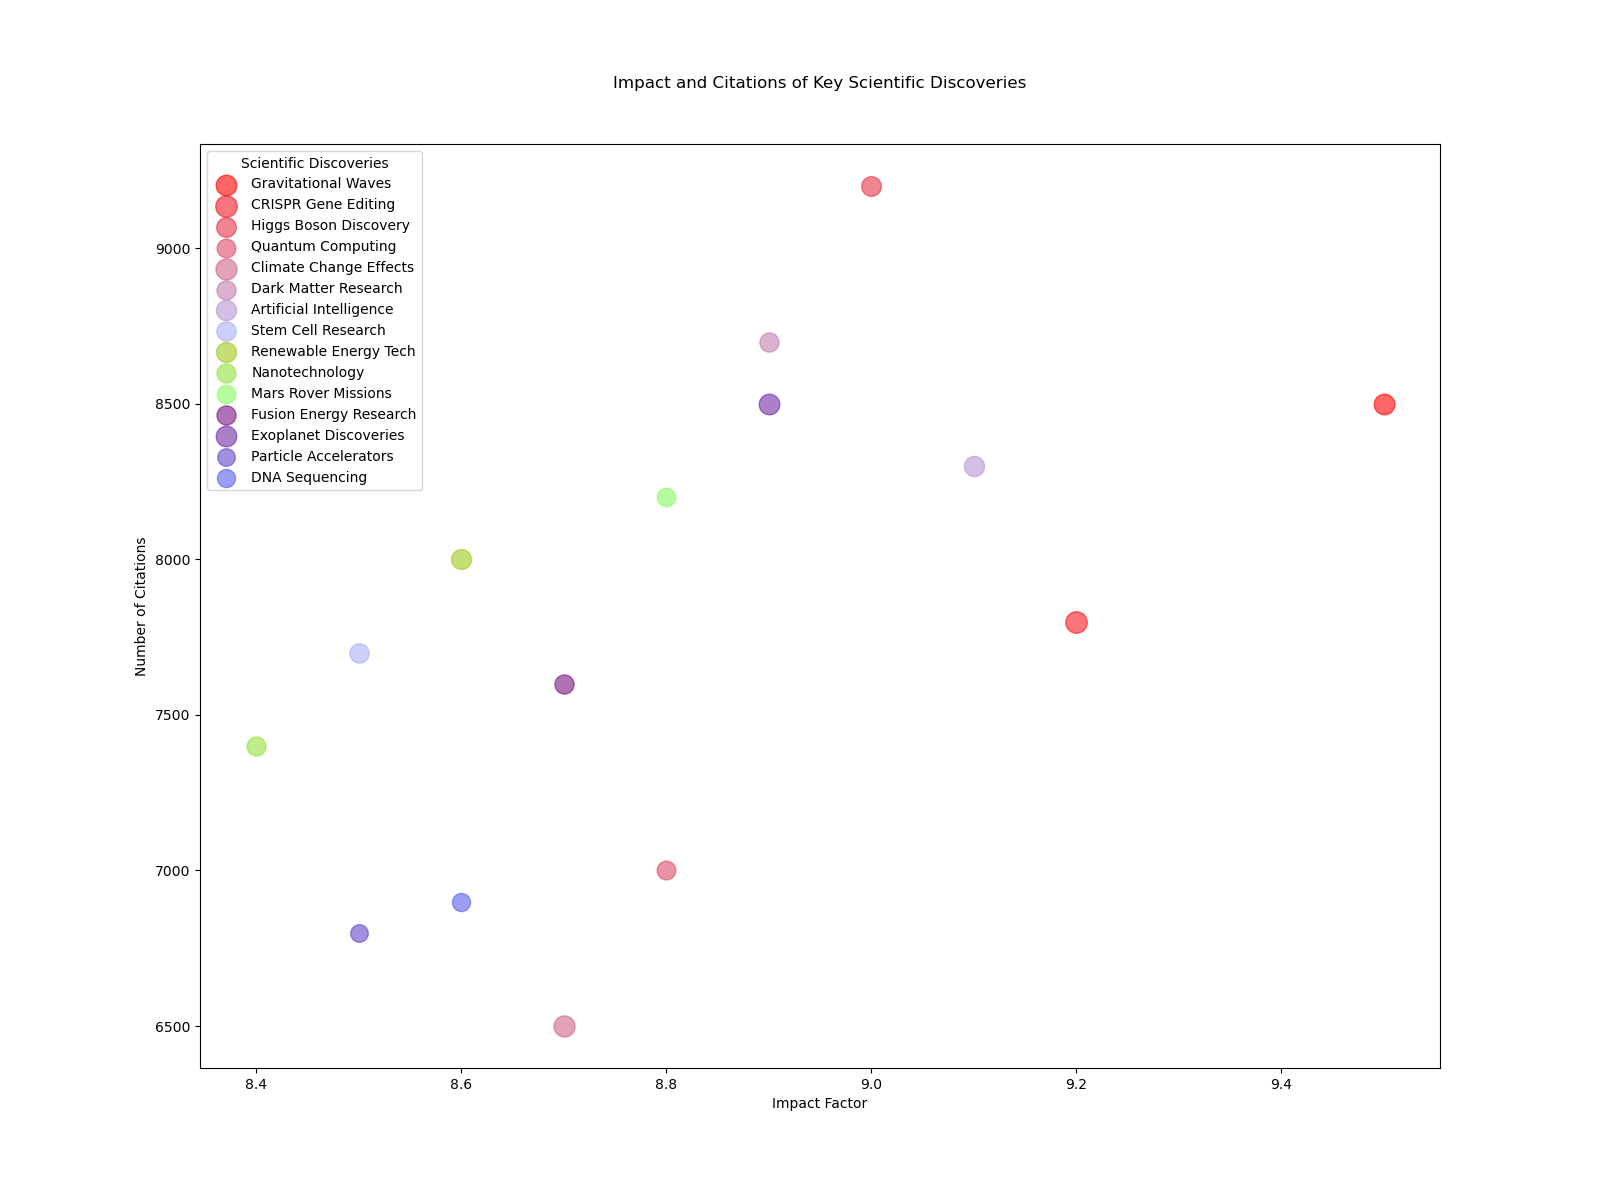

Source code (Python):

import matplotlib.pyplot as plt

# Data for scientific discoveries and their impact
topics = ['Gravitational Waves', 'CRISPR Gene Editing', 'Higgs Boson Discovery', 'Quantum Computing',
          'Climate Change Effects', 'Dark Matter Research', 'Artificial Intelligence', 'Stem Cell Research',
          'Renewable Energy Tech', 'Nanotechnology', 'Mars Rover Missions', 'Fusion Energy Research',
          'Exoplanet Discoveries', 'Particle Accelerators', 'DNA Sequencing']

impact_factor = [9.5, 9.2, 9.0, 8.8, 8.7, 8.9, 9.1, 8.5, 8.6, 8.4, 8.8, 8.7, 8.9, 8.5, 8.6]
citations = [8500, 7800, 9200, 7000, 6500, 8700, 8300, 7700, 8000, 7400, 8200, 7600, 8500, 6800, 6900]
readership = [22000, 24000, 20000, 18000, 23000, 19000, 21000, 19500, 20500, 18500, 17500, 19000, 22000, 16000, 17000]

# Normalizing the readership size to be suitable for the bubble size
bubble_size = [r / 100 for r in readership]

# Creating the bubble chart
plt.figure(figsize=(16, 12))
for i in range(len(topics)):
    plt.scatter(impact_factor[i],
                citations[i],
                s=bubble_size[i],  # Bubble sizes
                alpha=0.6,
                label=f'{topics[i]}',  # Label for hover
                c=f'#{(255 - i * 12 % 255):02x}{(i * 25 % 255):02x}{(i * 35 % 255):02x}')  # Unique color for each topic

# Chart title and labels
plt.title('Impact and Citations of Key Scientific Discoveries', pad=40)
plt.xlabel('Impact Factor')
plt.ylabel('Number of Citations')

# Adding legend with just the topic names
plt.legend(loc='upper left', title='Scientific Discoveries')

# Show the plot
plt.show()
